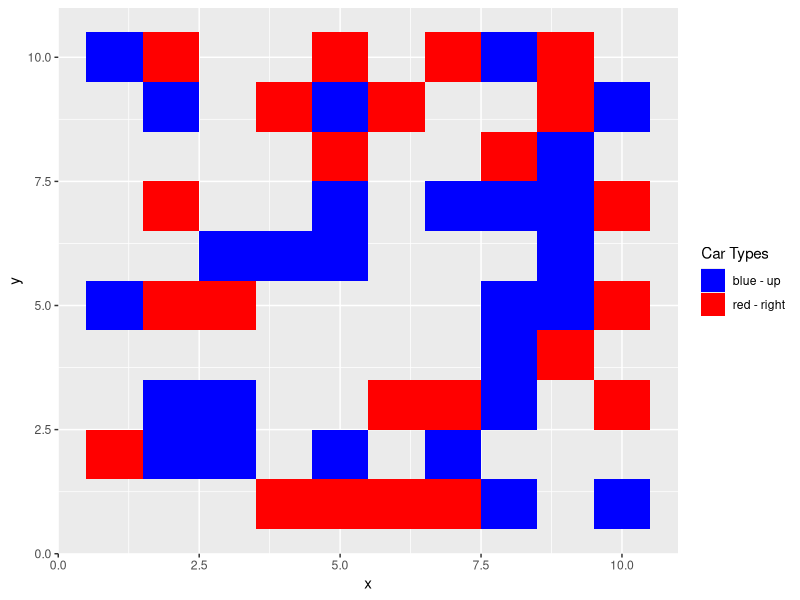
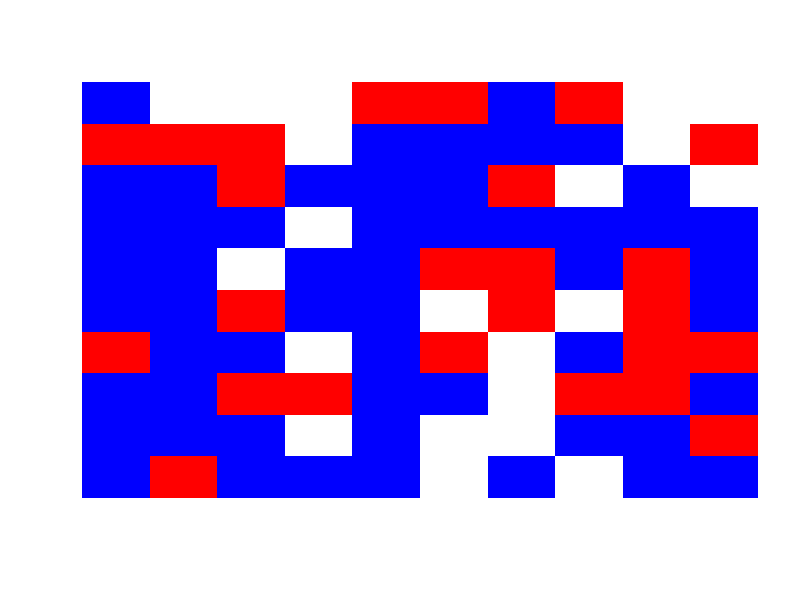

The R script that drew these images, in order:
library(ggplot2)
library(reshape2)

#################
###USER INPUTS###
#################
grid.r = 10 ##number of rows
grid.c = 10 ##number of columns
rho = .5	##proportion of grid filled

##################
###SIMPLE CALCS###
##################
ncars = round(rho * grid.r * grid.c, 0)	##total number of cars
totcells = grid.r * grid.c	##total number of cells

##############################
###GENERATE RANDOM CAR GRID###
##############################

colors = matrix(sample(c(1, 2), totcells, replace = TRUE), nrow = grid.r)
possible = melt(colors)
names(possible) = c("y", "x", "color")
samp = sample(totcells, ncars)
mysample = possible[samp,]
#mysample = as.matrix(possible[samp, ])
qplot(x, y, fill = as.factor(color), data = mysample, geom = 'tile') + scale_fill_manual(name = "Car Types", values = c("blue", "red"), labels = c("blue - up", "red - right"))

####################
###MOVE THAT CAR!###
####################

##This function changes the coordinates according to specified direction
next.move = function(coords, dir){
	switch(dir,
		up = cbind(y = (coords[,"y"] + 1), x = coords[,"x"], color = coords[,"color"]),
		down = cbind(y = (coords[,"y"] - 1), x = coords[,"x"], color = coords[,"color"]),
		left = cbind(y = coords[,"y"], x =(coords[,"x"] - 1), color = coords[,"color"]),
		right = cbind(y = coords[,"y"], x = (coords[,"x"] + 1), color = coords[,"color"])
	)
}

##This function checks if the move generated aboce is off the grid
##If so, it will wrap around.
off.grid = function(coords){
	if(coords[,"y"] > grid.r){	
		coords[,"y"] = 1
	}
	else{
		if(coords[,"y"] < 1){
			coords[,"y"] = grid.r
		}
	}
	if(coords[,"x"] > grid.c){
		coords[,"x"] = 1
	}
	else{
		if(coords[,"x"] < 1){
			coords[,"x"] = grid.c
		}	
	}
	return(coords)
}

##This function implements the car movement at time t
move = function(i, dat, direction){
	curr.pos = dat[i,]
	next.pos = next.move(curr.pos, direction)
	next.pos = off.grid(next.pos)
	check = any(dat[,"x"] == next.pos[,"x"] & dat[,"y"] == next.pos[,"y"])
	if(check == FALSE){
		curr.pos = next.pos
	}
	return(curr.pos)
}

#############
###TESTING###
#############
colors = matrix(0, nrow = grid.r, ncol = grid.c)
colors = matrix(sample(0:2, totcells, replace = TRUE, prob = c(.5, .25, .25)), nrow = grid.r)
image(colors, axes = FALSE, col = c("blue", "red", "white"))

blue = which(mysample$color == 1)
t(sapply(blue, move, dat = mysample, direction = "up"))
red = which(mysample$color == 2)
t(sapply(red, move, dat = mysample, direction = "right"))

##Things to do:
##Replace old values for new values
##Implement for time=t iterations
##